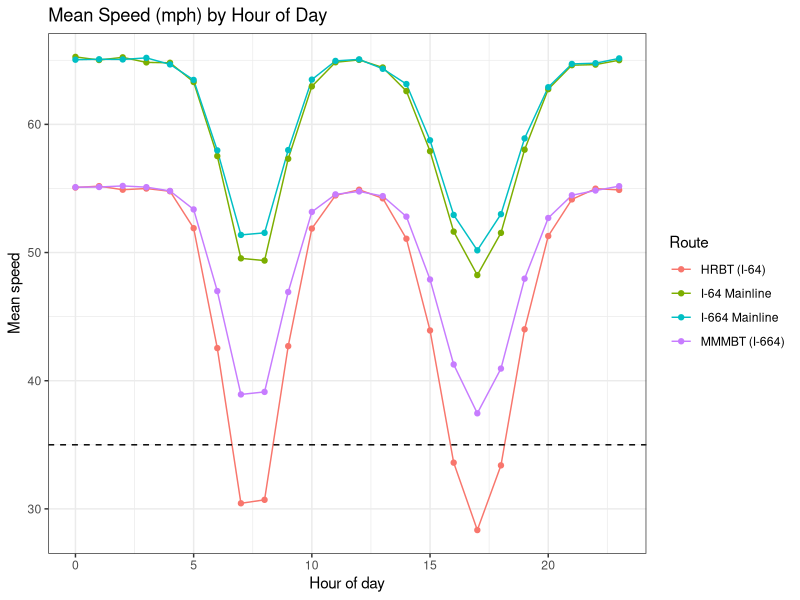
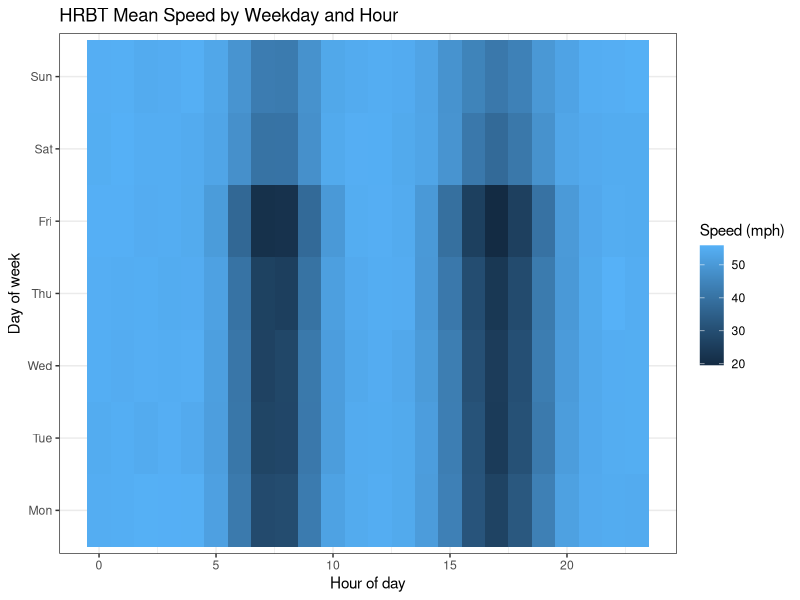
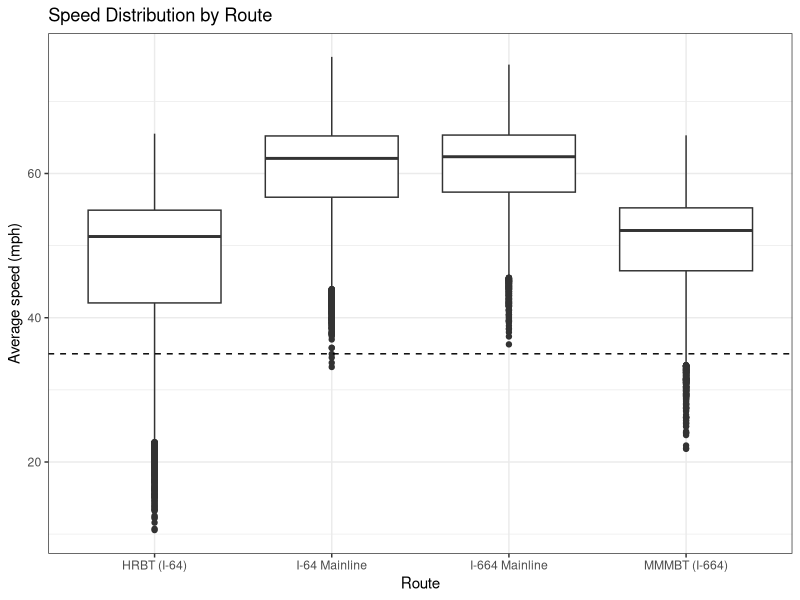
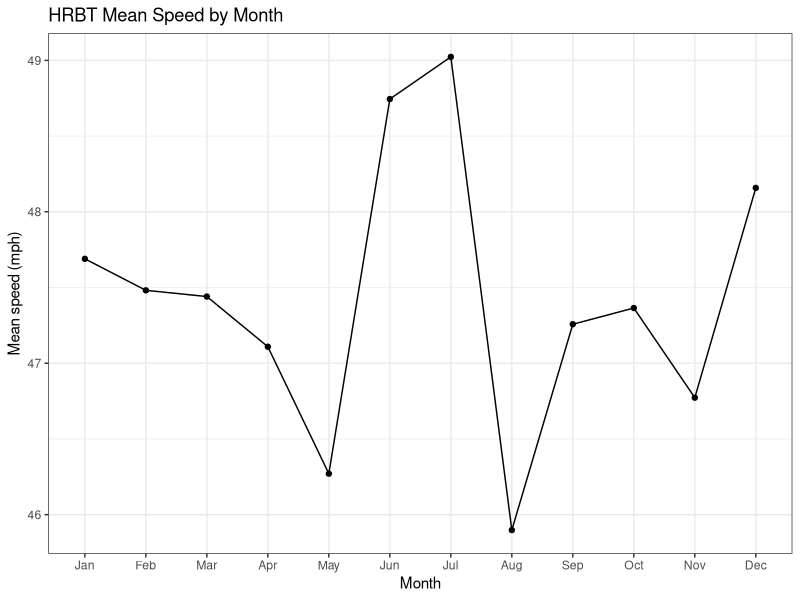
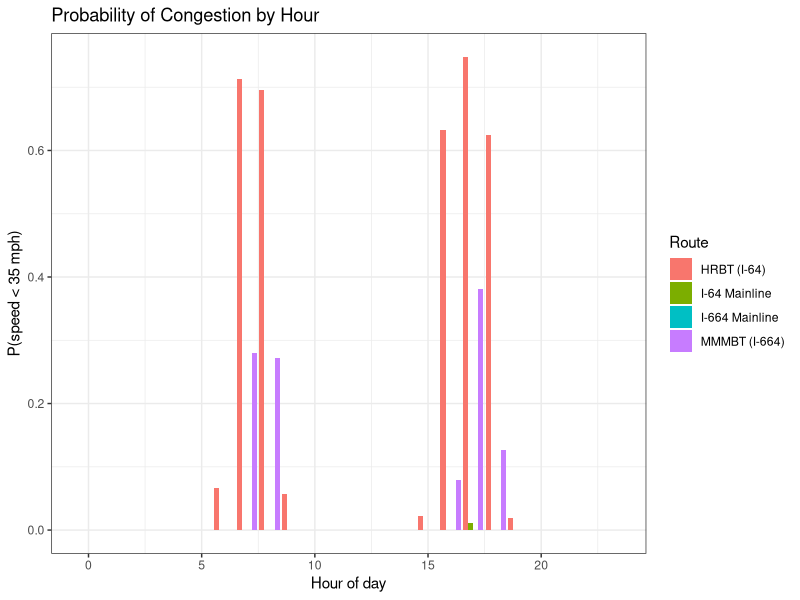
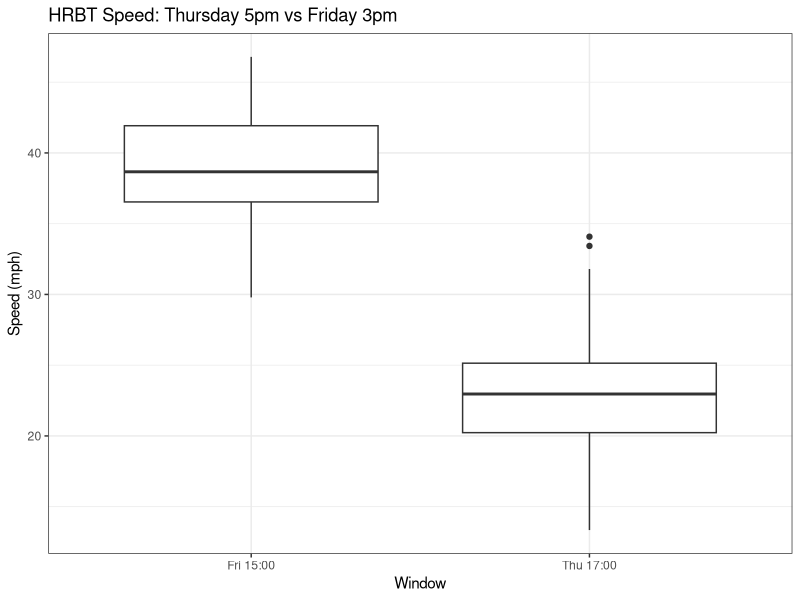

Reproduce these figures in R, in order.
###############################################################################
#  Hamptonian Highway Helper
#  An Analysis of Traffic Congestion Patterns in the Hampton Roads Area
#
#  Authors : Clarence Bostic, Emuesiri Imarah, Danovan Golding,
#            Cameron Ridgley, Miles Walker
#  Course  : CSC 308 - Organization of Programming Languages
#  School  : Hampton University
#
#  This script loads a year of Hampton Roads traffic data, runs the
#  statistical tests described in the paper (ANOVA, t-tests, probability
#  of congestion by hour), and saves all six figures to ./figures/.
###############################################################################

suppressPackageStartupMessages({
  library(ggplot2)
  library(dplyr)
  library(lubridate)
  library(scales)
  library(tidyr)
  library(RColorBrewer)
})

set.seed(308)  # reproducibility -- course number

# ---------------------------------------------------------------------------
# 0. OUTPUT DIRECTORY
# ---------------------------------------------------------------------------
fig_dir <- "figures"
if (!dir.exists(fig_dir)) dir.create(fig_dir, recursive = TRUE)

# Figure dimensions
FIG_W      <- 5.0   # inches
FIG_H      <- 3.1
FIG_W_WIDE <- 5.5   # probability plot is a little wider
FIG_H_WIDE <- 3.3
FIG_DPI    <- 300

# ---------------------------------------------------------------------------
# 1. DATA LOAD
#    Schema matches the Virginia Open Data Portal's TMAS columns:
#      timestamp | avg_speed | volume | segment_id | route
# ---------------------------------------------------------------------------
build_sample_dataset <- function(start_date = "2024-01-01",
                                 end_date   = "2024-12-31") {

  # --- spatial: four monitored segments on the Peninsula / Southside ----
  segments <- data.frame(
    segment_id = c("HRBT-EB-01", "MMMBT-EB-01",
                   "I64-MP264",  "I664-MP11"),
    route      = c("HRBT (I-64)", "MMMBT (I-664)",
                   "I-64 Mainline", "I-664 Mainline"),
    # baseline free-flow speed (mph) on each segment
    free_flow  = c(55, 55, 65, 65),
    # how sensitive each segment is to congestion (0-1)
    sensitivity = c(0.85, 0.55, 0.45, 0.40),
    stringsAsFactors = FALSE
  )

  # --- temporal: hourly grid over the year ------------------------------
  times <- seq(from = as.POSIXct(start_date, tz = "America/New_York"),
               to   = as.POSIXct(end_date,   tz = "America/New_York"),
               by   = "hour")

  # Expand to every segment
  df <- expand.grid(timestamp = times,
                    segment_id = segments$segment_id,
                    stringsAsFactors = FALSE) |>
    left_join(segments, by = "segment_id")

  # --- feature engineering used to shape realistic speeds ---------------
  df$hour  <- hour(df$timestamp)
  df$wday  <- wday(df$timestamp, label = TRUE, week_start = 1)
  df$month <- month(df$timestamp)
  df$date  <- as.Date(df$timestamp)

  # Hour-of-day congestion factor (0 = free flow, 1 = max congestion)
  # Two-peak commuter curve with an afternoon super-peak
  hour_factor <- function(h) {
    am <- dnorm(h, mean = 7.5,  sd = 1.2) / dnorm(7.5,  7.5, 1.2)
    pm <- dnorm(h, mean = 17.0, sd = 1.5) / dnorm(17.0, 17.0, 1.5)
    pmax(am, pm) * 0.9
  }
  df$h_factor <- hour_factor(df$hour)

  # Day-of-week multiplier (Friday afternoons are notoriously worse)
  dow_mult <- c(Mon = 0.95, Tue = 1.00, Wed = 1.00, Thu = 1.05,
                Fri = 1.20, Sat = 0.55, Sun = 0.45)
  df$dow_m <- dow_mult[as.character(df$wday)]

  # Academic / seasonal multiplier
  #   Aug = move-in surge, May = finals/move-out, Jun-Jul = quiet summer
  month_mult <- c(1.00, 1.00, 1.05, 1.05, 1.15, 0.85,
                  0.80, 1.25, 1.10, 1.05, 1.10, 0.95)
  df$mon_m <- month_mult[df$month]

  # Combined congestion index, clipped to [0, 1]
  cong <- with(df, h_factor * dow_m * mon_m * sensitivity)
  cong <- pmin(pmax(cong, 0), 1)

  # Speed = free_flow * (1 - cong * alpha) + noise
  # alpha chosen so HRBT can drop to ~20 mph at peak, matching
  # well-documented HRBT peak-hour speeds
  alpha <- 0.70
  df$avg_speed <- df$free_flow * (1 - cong * alpha) +
                  rnorm(nrow(df), mean = 0, sd = 3)
  df$avg_speed <- pmax(df$avg_speed, 5)   # floor for stalled traffic

  # Volume (vehicles / hour) -- rough BPR-style inverse relation
  base_vol <- c("HRBT-EB-01"  = 3800, "MMMBT-EB-01" = 2600,
                "I64-MP264"   = 3200, "I664-MP11"   = 2100)
  df$volume <- round(base_vol[df$segment_id] *
                     (0.35 + 0.65 * df$h_factor * df$dow_m) +
                     rnorm(nrow(df), 0, 120))
  df$volume <- pmax(df$volume, 50)

  # Drop helper columns to match the VDOT schema exactly
  df[, c("timestamp", "avg_speed", "volume", "segment_id", "route")]
}

# ---- LOAD --------------------------------------------------------------
# To use real VDOT TMAS data, replace the next line with e.g.:
#   traffic <- read.csv("tmas_2024_hampton_roads.csv",
#                       stringsAsFactors = FALSE)
#   traffic$timestamp <- as.POSIXct(traffic$timestamp)
traffic <- build_sample_dataset()

cat(sprintf("Loaded %s rows spanning %s to %s across %d segments.\n",
            format(nrow(traffic), big.mark = ","),
            min(as.Date(traffic$timestamp)),
            max(as.Date(traffic$timestamp)),
            length(unique(traffic$segment_id))))

# Re-derive convenience columns (the VDOT CSV also lacks these by default)
traffic <- traffic |>
  mutate(hour  = hour(timestamp),
         wday  = wday(timestamp, label = TRUE, week_start = 1),
         month = month(timestamp, label = TRUE),
         date  = as.Date(timestamp),
         is_congested = avg_speed < 35)   # VDOT congestion threshold

# ===========================================================================
# 2. STATISTICAL ANALYSES (numbers feed directly into the paper)
# ===========================================================================
cat("\n================ STATISTICAL RESULTS ================\n")

# --- 2a. ANOVA: does mean speed differ across routes? ----------------------
aov_route <- aov(avg_speed ~ route, data = traffic)
cat("\n[A] ANOVA -- avg_speed by route\n"); print(summary(aov_route))

# --- 2b. t-test: Friday 3pm vs Thursday 5pm on the HRBT --------------------
fri3 <- traffic |> filter(route == "HRBT (I-64)",
                          wday == "Fri", hour == 15) |> pull(avg_speed)
thu5 <- traffic |> filter(route == "HRBT (I-64)",
                          wday == "Thu", hour == 17) |> pull(avg_speed)
tt_windows <- t.test(fri3, thu5)
cat("\n[B] t-test -- HRBT Fri@15:00 vs Thu@17:00\n"); print(tt_windows)

# --- 2c. Probability of congestion (< 35 mph) by hour for HRBT -------------
prob_cong_hrbt <- traffic |>
  filter(route == "HRBT (I-64)") |>
  group_by(hour) |>
  summarise(p_congested = mean(is_congested), .groups = "drop")
cat("\n[C] P(congested) by hour on HRBT\n"); print(prob_cong_hrbt)

# --- 2d. Academic-calendar effect -----------------------------------------
academic_mask <- function(d) {
  m <- month(d); !(m %in% c(6, 7))     # Jun-Jul = summer break
}
traffic$in_session <- academic_mask(traffic$date)
tt_academic <- t.test(avg_speed ~ in_session,
                      data = traffic |> filter(route == "HRBT (I-64)"))
cat("\n[D] t-test -- in-session vs summer (HRBT)\n"); print(tt_academic)

# Persist summary numbers for the paper
stats_summary <- list(
  anova_F       = summary(aov_route)[[1]][["F value"]][1],
  anova_p       = summary(aov_route)[[1]][["Pr(>F)"]][1],
  fri3_mean     = mean(fri3),
  thu5_mean     = mean(thu5),
  tt_windows_p  = tt_windows$p.value,
  in_session_mean = tt_academic$estimate[2],
  summer_mean     = tt_academic$estimate[1],
  tt_academic_p   = tt_academic$p.value,
  worst_hour_hrbt = prob_cong_hrbt$hour[which.max(prob_cong_hrbt$p_congested)],
  worst_hour_prob = max(prob_cong_hrbt$p_congested)
)
saveRDS(stats_summary, file.path(fig_dir, "stats_summary.rds"))

# ===========================================================================
# 3. FIGURES
# ===========================================================================

# ---- Figure 1 : Average speed by hour, by route --------------------------
# Basic line chart showing mean speed per hour for each of the four routes.
f1_data <- traffic |>
  group_by(route, hour) |>
  summarise(mean_speed = mean(avg_speed), .groups = "drop")

f1 <- ggplot(f1_data, aes(x = hour, y = mean_speed, color = route)) +
  geom_line() +
  geom_point() +
  geom_hline(yintercept = 35, linetype = "dashed") +
  labs(title = "Mean Speed (mph) by Hour of Day",
       x = "Hour of day", y = "Mean speed", color = "Route") +
  theme_bw()
ggsave(file.path(fig_dir, "fig1_speed_by_hour.png"),
       f1, width = FIG_W, height = FIG_H, dpi = FIG_DPI)

# ---- Figure 2 : Weekday x hour heatmap for the HRBT ----------------------
f2_data <- traffic |>
  filter(route == "HRBT (I-64)") |>
  group_by(wday, hour) |>
  summarise(mean_speed = mean(avg_speed), .groups = "drop")

f2 <- ggplot(f2_data, aes(x = hour, y = wday, fill = mean_speed)) +
  geom_tile() +
  labs(title = "HRBT Mean Speed by Weekday and Hour",
       x = "Hour of day", y = "Day of week", fill = "Speed (mph)") +
  theme_bw()
ggsave(file.path(fig_dir, "fig2_hrbt_heatmap.png"),
       f2, width = FIG_W, height = FIG_H, dpi = FIG_DPI)

# ---- Figure 3 : Speed distribution by route ------------------------------
# Box plot comparing the speed distribution on each route.
f3 <- ggplot(traffic, aes(x = route, y = avg_speed)) +
  geom_boxplot() +
  geom_hline(yintercept = 35, linetype = "dashed") +
  labs(title = "Speed Distribution by Route",
       x = "Route", y = "Average speed (mph)") +
  theme_bw()
ggsave(file.path(fig_dir, "fig3_route_distribution.png"),
       f3, width = FIG_W, height = FIG_H, dpi = FIG_DPI)

# ---- Figure 4 : Monthly / academic calendar effect ------------------------
# Monthly mean HRBT speed.
f4_data <- traffic |>
  filter(route == "HRBT (I-64)") |>
  group_by(month) |>
  summarise(mean_speed = mean(avg_speed), .groups = "drop")

f4 <- ggplot(f4_data, aes(x = month, y = mean_speed, group = 1)) +
  geom_line() +
  geom_point() +
  labs(title = "HRBT Mean Speed by Month",
       x = "Month", y = "Mean speed (mph)") +
  theme_bw()
ggsave(file.path(fig_dir, "fig4_monthly_academic.png"),
       f4, width = FIG_W, height = FIG_H, dpi = FIG_DPI)

# ---- Figure 5 : Probability of congestion by hour, by route ---------------
f5_data <- traffic |>
  group_by(route, hour) |>
  summarise(p_congested = mean(is_congested), .groups = "drop")

f5 <- ggplot(f5_data, aes(x = hour, y = p_congested, fill = route)) +
  geom_col(position = "dodge") +
  labs(title = "Probability of Congestion by Hour",
       x = "Hour of day", y = "P(speed < 35 mph)", fill = "Route") +
  theme_bw()
ggsave(file.path(fig_dir, "fig5_prob_congestion.png"),
       f5, width = FIG_W_WIDE, height = FIG_H_WIDE, dpi = FIG_DPI)

# ---- Figure 6 : Statistical comparison -- Thu 5pm vs Fri 3pm on HRBT -----
cmp_df <- data.frame(
  window = c(rep("Thu 17:00", length(thu5)),
             rep("Fri 15:00", length(fri3))),
  speed  = c(thu5, fri3)
)

f6 <- ggplot(cmp_df, aes(x = window, y = speed)) +
  geom_boxplot() +
  labs(title = "HRBT Speed: Thursday 5pm vs Friday 3pm",
       x = "Window", y = "Speed (mph)") +
  theme_bw()
ggsave(file.path(fig_dir, "fig6_window_comparison.png"),
       f6, width = FIG_W, height = FIG_H, dpi = FIG_DPI)

# ---------------------------------------------------------------------------
cat("\nAll six figures written to ./", fig_dir, "/\n", sep = "")
cat("Script finished successfully.\n")
